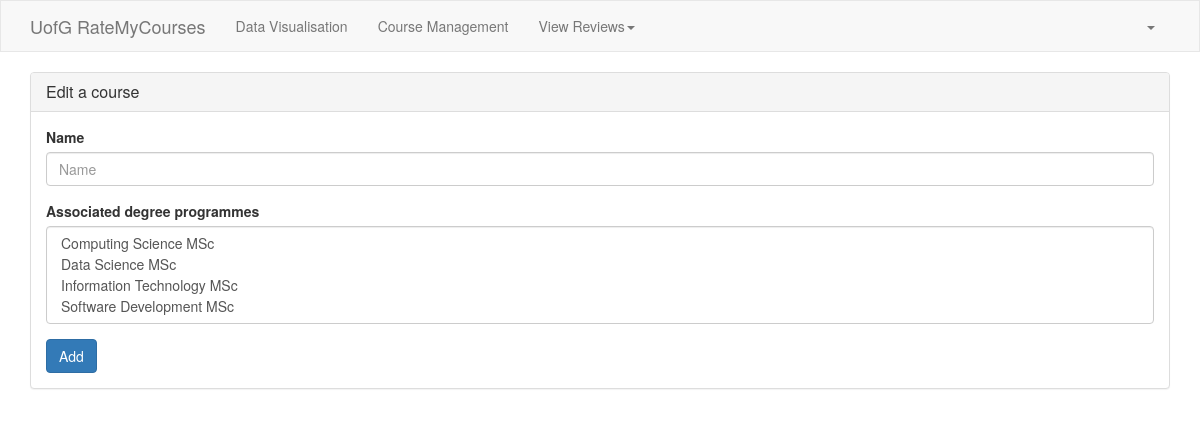
The page /1/course-edit/ on the database as committed earlier.
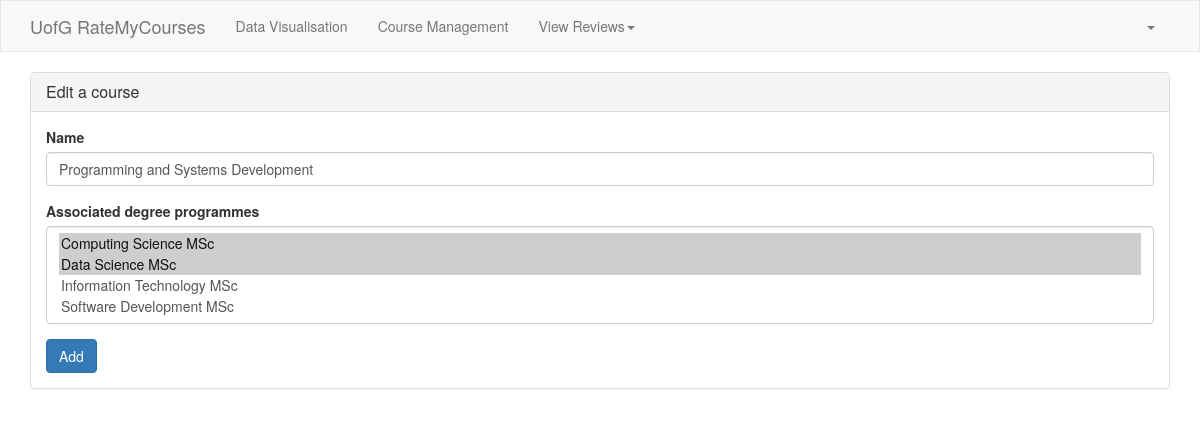
The same page on the database as committed later.
### rmc/models.py (models this page shows)
class Course(models.Model):
    name = models.CharField(verbose_name="Name", max_length=64)
    associated_degree_programmes = models.ManyToManyField(to="DegreeProgramme", related_name="degree_programme_courses")

### rmc/views.py (the view)
# urls.py: path("<int:courseid>/course-edit/", views.course_edit),
def course_edit(request, courseid):
    row_object = models.Course.objects.filter(id=courseid).first()
    if request.method == "GET":
        form = CourseModelForm(instance=row_object)
        return render(request, "course-edit.html", {"form": form})
    form = CourseModelForm(data=request.POST, instance=row_object)
    if form.is_valid():
        form.save()
        return redirect("/course-management/")
    return render(request, "course-edit.html", {"form": form})

### rmc/views.py
class CourseModelForm(BootStrapModelForm):
    class Meta:
        model = models.Course
        fields = ["name", "associated_degree_programmes"]

### rmc/models.py (called while the page is built)
    def __str__(self):
        return self.name

### rmc/templates/course-edit.html (shortened to what this page needs)
{% extends "layout.html" %}
{% block content %}
    <div class="container">
        <div class="panel panel-default">
            <div class="panel-heading">
                <h3 class="panel-title">Edit a course</h3>
            </div>
            <div class="panel-body">
                <form method="post" novalidate>
                    {% for field in form %}
                        <div class="form-group">
                            <label>{{ field.label }}</label>
                            {{ field }}
                        </div>
                    {% endfor %}
                    <button type="submit" class="btn btn-primary">Add</button>
                </form>
            </div>
        </div>
    </div>
{% endblock %}

Rows that differ between the two databases and show on the page:
added Course: form "Programming and Systems Development"
Other text that changed with them:
form field associated_degree_programmes: "Computing Science MSc / Data Science MSc / Information Technology MSc / Software Development MSc" → "Computing Science MSc ☑ / Data Science MSc ☑ / Information Technology MSc / Software Development MSc"
